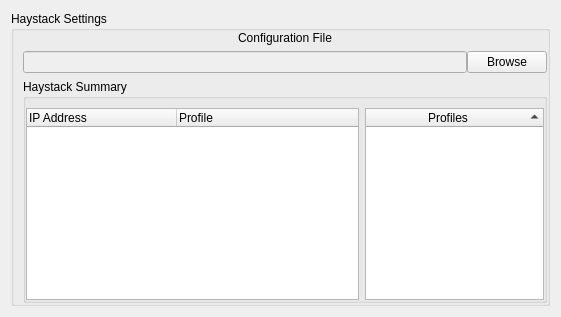
        <widget class="QWidget" name="haystackPage">
         <layout class="QHBoxLayout" name="haystackLayout">
          <property name="spacing">
           <number>0</number>
          </property>
          <item>
           <widget class="QGroupBox" name="hsSettingsGroupBox">
            <property name="title">
             <string>Haystack Settings</string>
            </property>
            <property name="flat">
             <bool>true</bool>
            </property>
            <layout class="QVBoxLayout" name="hsVBox">
             <property name="topMargin">
              <number>0</number>
             </property>
             <property name="rightMargin">
              <number>0</number>
             </property>
             <property name="bottomMargin">
              <number>0</number>
             </property>
             <item>
              <widget class="QLabel" name="hsConfigLabel">
               <property name="toolTip">
                <string>&lt;!DOCTYPE HTML PUBLIC &quot;-//W3C//DTD HTML 4.0//EN&quot; &quot;http://www.w3.org/TR/REC-html40/strict.dtd&quot;&gt;
&lt;html&gt;&lt;head&gt;&lt;meta name=&quot;qrichtext&quot; content=&quot;1&quot; /&gt;&lt;style type=&quot;text/css&quot;&gt;
p, li { white-space: pre-wrap; }
&lt;/style&gt;&lt;/head&gt;&lt;body style=&quot; font-family:'Sans Serif'; font-size:9pt; font-weight:400; font-style:normal;&quot;&gt;
&lt;table border=&quot;0&quot; style=&quot;-qt-table-type: root; margin-top:4px; margin-bottom:4px; margin-left:4px; margin-right:4px;&quot;&gt;
&lt;tr&gt;
&lt;td style=&quot;border: none;&quot;&gt;
&lt;p align=&quot;center&quot; style=&quot; margin-top:0px; margin-bottom:0px; margin-left:0px; margin-right:0px; -qt-block-indent:0; text-indent:0px;&quot;&gt;The file to read the Haystack configuration from.&lt;/p&gt;&lt;/td&gt;&lt;/tr&gt;&lt;/table&gt;&lt;/body&gt;&lt;/html&gt;</string>
               </property>
               <property name="text">
                <string>Configuration File</string>
               </property>
               <property name="alignment">
                <set>Qt::AlignCenter</set>
               </property>
              </widget>
             </item>
             <item>
              <layout class="QHBoxLayout" name="horizontalLayout_9">
               <property name="spacing">
                <number>0</number>
               </property>
               <item>
                <widget class="QLineEdit" name="hsConfigEdit">
                 <property name="enabled">
                  <bool>false</bool>
                 </property>
                 <property name="toolTip">
                  <string>&lt;!DOCTYPE HTML PUBLIC &quot;-//W3C//DTD HTML 4.0//EN&quot; &quot;http://www.w3.org/TR/REC-html40/strict.dtd&quot;&gt;
&lt;html&gt;&lt;head&gt;&lt;meta name=&quot;qrichtext&quot; content=&quot;1&quot; /&gt;&lt;style type=&quot;text/css&quot;&gt;
p, li { white-space: pre-wrap; }
&lt;/style&gt;&lt;/head&gt;&lt;body style=&quot; font-family:'Sans Serif'; font-size:9pt; font-weight:400; font-style:normal;&quot;&gt;
&lt;table border=&quot;0&quot; style=&quot;-qt-table-type: root; margin-top:4px; margin-bottom:4px; margin-left:4px; margin-right:4px;&quot;&gt;
&lt;tr&gt;
&lt;td style=&quot;border: none;&quot;&gt;
&lt;p align=&quot;center&quot; style=&quot; margin-top:0px; margin-bottom:0px; margin-left:0px; margin-right:0px; -qt-block-indent:0; text-indent:0px;&quot;&gt;The file to read the Haystack configuration from.&lt;/p&gt;&lt;/td&gt;&lt;/tr&gt;&lt;/table&gt;&lt;/body&gt;&lt;/html&gt;</string>
                 </property>
                </widget>
               </item>
               <item>
                <widget class="QPushButton" name="hsConfigButton">
                 <property name="toolTip">
                  <string>&lt;!DOCTYPE HTML PUBLIC &quot;-//W3C//DTD HTML 4.0//EN&quot; &quot;http://www.w3.org/TR/REC-html40/strict.dtd&quot;&gt;
&lt;html&gt;&lt;head&gt;&lt;meta name=&quot;qrichtext&quot; content=&quot;1&quot; /&gt;&lt;style type=&quot;text/css&quot;&gt;
p, li { white-space: pre-wrap; }
&lt;/style&gt;&lt;/head&gt;&lt;body style=&quot; font-family:'Sans Serif'; font-size:9pt; font-weight:400; font-style:normal;&quot;&gt;
&lt;table border=&quot;0&quot; style=&quot;-qt-table-type: root; margin-top:4px; margin-bottom:4px; margin-left:4px; margin-right:4px;&quot;&gt;
&lt;tr&gt;
&lt;td style=&quot;border: none;&quot;&gt;
&lt;p align=&quot;center&quot; style=&quot; margin-top:0px; margin-bottom:0px; margin-left:0px; margin-right:0px; -qt-block-indent:0; text-indent:0px;&quot;&gt;Browse the file system for a configuration file.&lt;/p&gt;&lt;/td&gt;&lt;/tr&gt;&lt;/table&gt;&lt;/body&gt;&lt;/html&gt;</string>
                 </property>
                 <property name="text">
                  <string>Browse</string>
                 </property>
                 <property name="flat">
                  <bool>false</bool>
                 </property>
                </widget>
               </item>
              </layout>
             </item>
             <item>
              <widget class="QGroupBox" name="hsSummaryGroupBox">
               <property name="title">
                <string>Haystack Summary</string>
               </property>
               <property name="flat">
                <bool>true</bool>
               </property>
               <layout class="QHBoxLayout" name="hsSummaryHBox" stretch="65,35">
                <property name="leftMargin">
                 <number>0</number>
                </property>
                <property name="topMargin">
                 <number>9</number>
                </property>
                <property name="rightMargin">
                 <number>0</number>
                </property>
                <property name="bottomMargin">
                 <number>0</number>
                </property>
                <item>
                 <widget class="QTreeWidget" name="hsNodeTreeWidget">
                  <property name="autoScroll">
                   <bool>false</bool>
                  </property>
                  <property name="verticalScrollMode">
                   <enum>QAbstractItemView::ScrollPerPixel</enum>
                  </property>
                  <property name="indentation">
                   <number>20</number>
                  </property>
                  <property name="rootIsDecorated">
                   <bool>true</bool>
                  </property>
                  <property name="uniformRowHeights">
                   <bool>false</bool>
                  </property>
                  <attribute name="headerDefaultSectionSize">
                   <number>150</number>
                  </attribute>
                  <attribute name="headerMinimumSectionSize">
                   <number>25</number>
                  </attribute>
                  <attribute name="headerDefaultSectionSize">
                   <number>150</number>
                  </attribute>
                  <attribute name="headerMinimumSectionSize">
                   <number>25</number>
                  </attribute>
                  <column>
                   <property name="text">
                    <string>IP Address</string>
                   </property>
                  </column>
                  <column>
                   <property name="text">
                    <string>Profile</string>
                   </property>
                  </column>
                 </widget>
                </item>
                <item>
                 <widget class="QTreeWidget" name="hsProfileTreeWidget">
                  <property name="verticalScrollMode">
                   <enum>QAbstractItemView::ScrollPerPixel</enum>
                  </property>
                  <property name="indentation">
                   <number>10</number>
                  </property>
                  <property name="sortingEnabled">
                   <bool>true</bool>
                  </property>
                  <column>
                   <property name="text">
                    <string>Profiles</string>
                   </property>
                   <property name="textAlignment">
                    <set>AlignHCenter|AlignVCenter|AlignCenter</set>
                   </property>
                  </column>
                 </widget>
                </item>
               </layout>
              </widget>
             </item>
            </layout>
           </widget>
          </item>
         </layout>
        </widget>
